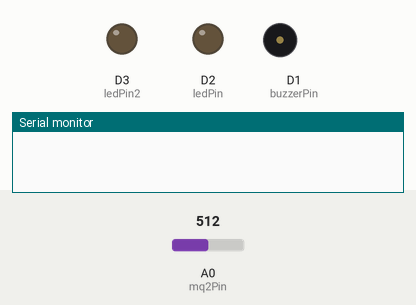
Bench run of a sketch on a simulated ESP8266 (NodeMCU). Parts: output pins drawn as LEDs (lit = HIGH), buzzer (waves = sounding, pin HIGH), the last lines printed to the serial monitor. Dashed ring = blinking. The test bench sets the inputs (shaded band); at power-on: A0 (mq2Pin) = 512. WiFi joins after 1.5 s; servers stay silent unless stated.

Above: at 3.0 s.
3.1 s: A0 (mq2Pin) set to 787
4.6 s: A0 (mq2Pin) set to 819
At 5.0 s:
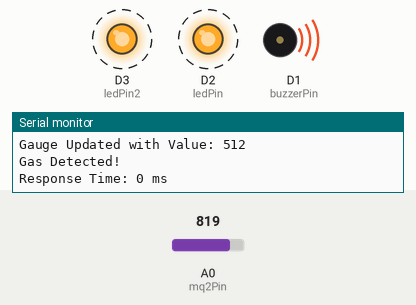
Timing chart, 0 to 13.6 s (numbered marks = the images above; inputs shaded):
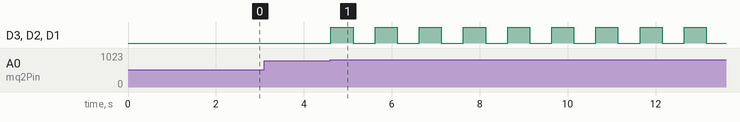

Measured:
- the behaviour switches between 800 and 801 on A0 (mq2Pin) (found by bisection; images 0 and 1)
- after the input at 3.1 s, every drawn part: stays the same
- after the input at 4.6 s, D3 (ledPin2), D2 (ledPin), D1 (buzzerPin): alternates HIGH for 0.50 s and LOW for 0.50 s, starting at once

The sketch:

sketch_jan3a_new.ino
```cpp
#define BLYNK_TEMPLATE_ID "TMPL6gYFp5zW8"    // Replace with your Template ID from Blynk
#define BLYNK_TEMPLATE_NAME "Gas Detection System" // Replace with your Template Name from Blynk

#include <ESP8266WiFi.h>
#include <BlynkSimpleEsp8266.h>

//----- Network Configuration -----//
char auth[] = "Uo-OR_CWWUXrZove8SSOclG5XVIN8sBh";     // Your Blynk Auth Token
char ssid[] = "Galaxy A52 753E";             // Your WiFi SSID
char pass[] = "33333333";         // Your WiFi password

//----- Pin Definitions -----//
const int mq2Pin = A0;       // MQ2 analog sensor on A0 pin
const int buzzerPin = D1;     // Buzzer on digital pin D1/GPIO5
const int ledPin = D2;      // Red LED on digital pin D2/GPIO4
const int ledPin2 = D3;      // Second Red LED on digital pin D3/GPIO0

//----- Calibration Parameters ----//
const int threshold = 800;  // Threshold for gas detection
int sensorValue = 0;
int oldSensorValue = -1000; // Track the previous sensor value
int sensorChangeThreshold = 3; // Update only if sensor value changes by more than 3
bool alarmActive = false;  // Variable to track if alarm is active
unsigned long lastGaugeUpdate = 0;          // Last time the gauge was updated
const unsigned long gaugeUpdateInterval = 3000; // Update gauge every 3 seconds
unsigned long lastLogEvent = 0;             // Last time a log event was sent
const unsigned long logEventInterval = 15000; // Log gas events every 15 seconds
unsigned long lastBlinkTime = 0;            // Last time the LED and buzzer blinked
const unsigned long blinkInterval = 500;    // Blink interval for LEDs and buzzer
bool blinkState = false;                    // State for blinking
unsigned long detectionStartTime = 0;       // Time when gas is detected
unsigned long alertTriggeredTime = 0;       // Time when alarm is activated

void setup() {

  Serial.begin(115200);
  pinMode(buzzerPin, OUTPUT);
  pinMode(ledPin, OUTPUT);
  pinMode(ledPin2, OUTPUT); // Set the second LED pin to an OUTPUT
  digitalWrite(buzzerPin, LOW); // Start with buzzer off
  digitalWrite(ledPin, LOW);    // Start with LED off
  digitalWrite(ledPin2, LOW);   // Start with the second LED off

  Blynk.begin(auth, ssid, pass);
}

void loop() {
  Blynk.run();
  sensorValue = analogRead(mq2Pin);

  // Real-Time Gauge Updates: Send to Blynk every 3 seconds if value changed by more than 3
  if ((millis() - lastGaugeUpdate >= gaugeUpdateInterval) &&  // Update every 3 seconds
      (abs(sensorValue - oldSensorValue) > sensorChangeThreshold)) {  // Only if the value changes by more than 3
    Blynk.virtualWrite(V0, sensorValue); // Send sensor value to Blynk on Virtual Pin V0
    oldSensorValue = sensorValue; // Update the previous value
    lastGaugeUpdate = millis();   // Update the last update time
    Serial.print("Gauge Updated with Value: ");
    Serial.println(sensorValue);
  }

  if (sensorValue > threshold) {
    // Gas Detected, Activate Alert
    if (!alarmActive) {
      detectionStartTime = millis();  // Capture time when gas is detected
      Serial.println("Gas Detected!");
      alarmActive = true;  // Set alarm to active when threshold is reached

      // Log gas detection event to Blynk (if enough time has passed)
      if (millis() - lastLogEvent >= logEventInterval) {
        Blynk.logEvent("gas_detected", "Gas leak detected!");
        lastLogEvent = millis(); // Update last log event time
        Serial.println("Gas Leak Logged to Blynk.");
      }

      alertTriggeredTime = millis();  // Capture time when alarm is triggered
      unsigned long responseTime = alertTriggeredTime - detectionStartTime;
      Serial.print("Response Time: ");
      Serial.print(responseTime);
      Serial.println(" ms");
    }

    // Blink LEDs and Buzzer locally
    if (millis() - lastBlinkTime >= blinkInterval) {
      blinkState = !blinkState; // Toggle blink state
      digitalWrite(buzzerPin, blinkState);
      digitalWrite(ledPin, blinkState);
      digitalWrite(ledPin2, blinkState);
      lastBlinkTime = millis(); // Update last blink time
    }
  } else {
    // No Gas Detected
    if (alarmActive) {
      Serial.println("No Gas Detected, Alert OFF.");
    }
    alarmActive = false; // Set alarm to inactive
    digitalWrite(buzzerPin, LOW);
    digitalWrite(ledPin, LOW);
    digitalWrite(ledPin2, LOW);
  }

  delay(100); // Small delay to reduce loop overloading
}
```
